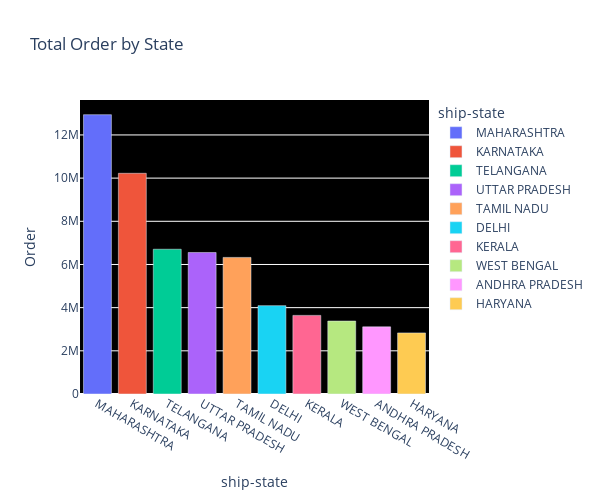

Notebook source saved alongside this figure:
### Code cell
fig= px.bar(order_state, x='ship-state', y='Order',title='Total Order by State',color='ship-state')
fig.update_layout(width =600, height =500,  plot_bgcolor='black',paper_bgcolor='white')
fig.show()

### Figure 1 — Plotly figure (JSON) as saved in the notebook; plotly's stock layout.template omitted (floating-point values rounded to 4 significant figures)
{"data": [{"alignmentgroup": "True", "hovertemplate": "ship-state=%{x}<br>Order=%{y}<extra></extra>", "legendgroup": "MAHARASHTRA", "marker": {"color": "#636efa", "pattern": {"shape": ""}}, "name": "MAHARASHTRA", "offsetgroup": "MAHARASHTRA", "orientation": "v", "showlegend": true, "textposition": "auto", "type": "bar", "x": ["MAHARASHTRA"], "xaxis": "x", "y": [12937351], "yaxis": "y"}, {"alignmentgroup": "True", "hovertemplate": "ship-state=%{x}<br>Order=%{y}<extra></extra>", "legendgroup": "KARNATAKA", "marker": {"color": "#EF553B", "pattern": {"shape": ""}}, "name": "KARNATAKA", "offsetgroup": "KARNATAKA", "orientation": "v", "showlegend": true, "textposition": "auto", "type": "bar", "x": ["KARNATAKA"], "xaxis": "x", "y": [10222900], "yaxis": "y"}, {"alignmentgroup": "True", "hovertemplate": "ship-state=%{x}<br>Order=%{y}<extra></extra>", "legendgroup": "TELANGANA", "marker": {"color": "#00cc96", "pattern": {"shape": ""}}, "name": "TELANGANA", "offsetgroup": "TELANGANA", "orientation": "v", "showlegend": true, "textposition": "auto", "type": "bar", "x": ["TELANGANA"], "xaxis": "x", "y": [6705327], "yaxis": "y"}, {"alignmentgroup": "True", "hovertemplate": "ship-state=%{x}<br>Order=%{y}<extra></extra>", "legendgroup": "UTTAR PRADESH", "marker": {"color": "#ab63fa", "pattern": {"shape": ""}}, "name": "UTTAR PRADESH", "offsetgroup": "UTTAR PRADESH", "orientation": "v", "showlegend": true, "textposition": "auto", "type": "bar", "x": ["UTTAR PRADESH"], "xaxis": "x", "y": [6555661], "yaxis": "y"}, {"alignmentgroup": "True", "hovertemplate": "ship-state=%{x}<br>Order=%{y}<extra></extra>", "legendgroup": "TAMIL NADU", "marker": {"color": "#FFA15A", "pattern": {"shape": ""}}, "name": "TAMIL NADU", "offsetgroup": "TAMIL NADU", "orientation": "v", "showlegend": true, "textposition": "auto", "type": "bar", "x": ["TAMIL NADU"], "xaxis": "x", "y": [6327065], "yaxis": "y"}, {"alignmentgroup": "True", "hovertemplate": "ship-state=%{x}<br>Order=%{y}<extra></extra>", "legendgroup": "DELHI", "marker": {"color": "#19d3f3", "pattern": {"shape": ""}}, "name": "DELHI", "offsetgroup": "DELHI", "orientation": "v", "showlegend": true, "textposition": "auto", "type": "bar", "x": ["DELHI"], "xaxis": "x", "y": [4092973], "yaxis": "y"}, {"alignmentgroup": "True", "hovertemplate": "ship-state=%{x}<br>Order=%{y}<extra></extra>", "legendgroup": "KERALA", "marker": {"color": "#FF6692", "pattern": {"shape": ""}}, "name": "KERALA", "offsetgroup": "KERALA", "orientation": "v", "showlegend": true, "textposition": "auto", "type": "bar", "x": ["KERALA"], "xaxis": "x", "y": [3641375], "yaxis": "y"}, {"alignmentgroup": "True", "hovertemplate": "ship-state=%{x}<br>Order=%{y}<extra></extra>", "legendgroup": "WEST BENGAL", "marker": {"color": "#B6E880", "pattern": {"shape": ""}}, "name": "WEST BENGAL", "offsetgroup": "WEST BENGAL", "orientation": "v", "showlegend": true, "textposition": "auto", "type": "bar", "x": ["WEST BENGAL"], "xaxis": "x", "y": [3378962], "yaxis": "y"}, {"alignmentgroup": "True", "hovertemplate": "ship-state=%{x}<br>Order=%{y}<extra></extra>", "legendgroup": "ANDHRA PRADESH", "marker": {"color": "#FF97FF", "pattern": {"shape": ""}}, "name": "ANDHRA PRADESH", "offsetgroup": "ANDHRA PRADESH", "orientation": "v", "showlegend": true, "textposition": "auto", "type": "bar", "x": ["ANDHRA PRADESH"], "xaxis": "x", "y": [3109687], "yaxis": "y"}, {"alignmentgroup": "True", "hovertemplate": "ship-state=%{x}<br>Order=%{y}<extra></extra>", "legendgroup": "HARYANA", "marker": {"color": "#FECB52", "pattern": {"shape": ""}}, "name": "HARYANA", "offsetgroup": "HARYANA", "orientation": "v", "showlegend": true, "textposition": "auto", "type": "bar", "x": ["HARYANA"], "xaxis": "x", "y": [2829354], "yaxis": "y"}], "layout": {"barmode": "relative", "height": 500, "legend": {"title": {"text": "ship-state"}, "tracegroupgap": 0}, "paper_bgcolor": "white", "plot_bgcolor": "black", "title": {"text": "Total Order by State"}, "width": 600, "xaxis": {"anchor": "y", "autorange": true, "categoryarray": ["MAHARASHTRA", "KARNATAKA", "TELANGANA", "UTTAR PRADESH", "TAMIL NADU", "DELHI", "KERALA", "WEST BENGAL", "ANDHRA PRADESH", "HARYANA"], "categoryorder": "array", "domain": [0, 1], "range": [-0.5, 9.5], "title": {"text": "ship-state"}, "type": "category"}, "yaxis": {"anchor": "x", "autorange": true, "domain": [0, 1], "range": [0, 13620000.0], "title": {"text": "Order"}, "type": "linear"}}}
